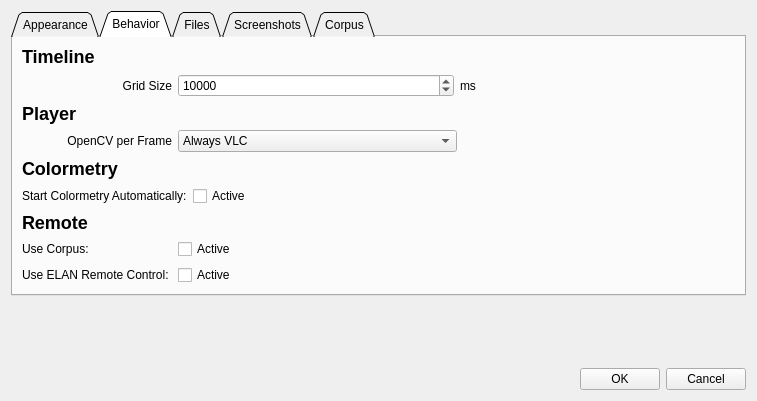
<?xml version="1.0" encoding="UTF-8"?>
<ui version="4.0">
 <class>DialogPreferences</class>
 <widget class="QDialog" name="DialogPreferences">
  <property name="geometry">
   <rect>
    <x>0</x>
    <y>0</y>
    <width>757</width>
    <height>401</height>
   </rect>
  </property>
  <property name="windowTitle">
   <string>Preferences</string>
  </property>
  <layout class="QVBoxLayout" name="verticalLayout">
   <item>
    <widget class="QTabWidget" name="tabWidget">
     <property name="sizePolicy">
      <sizepolicy hsizetype="Expanding" vsizetype="Preferred">
       <horstretch>0</horstretch>
       <verstretch>0</verstretch>
      </sizepolicy>
     </property>
     <property name="minimumSize">
      <size>
       <width>0</width>
       <height>0</height>
      </size>
     </property>
     <property name="tabPosition">
      <enum>QTabWidget::North</enum>
     </property>
     <property name="tabShape">
      <enum>QTabWidget::Triangular</enum>
     </property>
     <property name="currentIndex">
      <number>1</number>
     </property>
     <property name="elideMode">
      <enum>Qt::ElideNone</enum>
     </property>
     <widget class="QWidget" name="tab">
      <attribute name="title">
       <string>Appearance</string>
      </attribute>
      <layout class="QVBoxLayout" name="verticalLayout_2">
       <property name="leftMargin">
        <number>12</number>
       </property>
       <property name="topMargin">
        <number>12</number>
       </property>
       <property name="rightMargin">
        <number>12</number>
       </property>
       <property name="bottomMargin">
        <number>12</number>
       </property>
       <item>
        <layout class="QFormLayout" name="form_Global">
         <item row="0" column="0">
          <widget class="QLabel" name="label_2">
           <property name="text">
            <string>&lt;h2&gt;Global</string>
           </property>
          </widget>
         </item>
         <item row="1" column="0">
          <widget class="QLabel" name="label">
           <property name="text">
            <string>Theme:</string>
           </property>
          </widget>
         </item>
         <item row="1" column="1">
          <widget class="QComboBox" name="comboBox"/>
         </item>
         <item row="2" column="1">
          <widget class="QFontComboBox" name="font_Picker"/>
         </item>
         <item row="2" column="0">
          <widget class="QLabel" name="label_18">
           <property name="text">
            <string>Font:</string>
           </property>
          </widget>
         </item>
         <item row="3" column="0">
          <widget class="QLabel" name="label_19">
           <property name="text">
            <string>Font Size</string>
           </property>
          </widget>
         </item>
         <item row="3" column="1">
          <widget class="QSpinBox" name="spinBox_FontSize"/>
         </item>
        </layout>
       </item>
      </layout>
     </widget>
     <widget class="QWidget" name="tab_4">
      <attribute name="title">
       <string>Behavior</string>
      </attribute>
      <layout class="QVBoxLayout" name="verticalLayout_4">
       <item>
        <layout class="QVBoxLayout" name="verticalLayout_6">
         <item>
          <widget class="QLabel" name="label_12">
           <property name="text">
            <string>&lt;html&gt;&lt;head/&gt;&lt;body&gt;&lt;p&gt;&lt;span style=&quot; font-size:x-large; font-weight:600;&quot;&gt;Timeline&lt;/span&gt;&lt;/p&gt;&lt;/body&gt;&lt;/html&gt;</string>
           </property>
          </widget>
         </item>
         <item>
          <layout class="QHBoxLayout" name="horizontalLayout_3">
           <item>
            <widget class="QLabel" name="label_10">
             <property name="minimumSize">
              <size>
               <width>150</width>
               <height>0</height>
              </size>
             </property>
             <property name="text">
              <string>Grid Size</string>
             </property>
             <property name="alignment">
              <set>Qt::AlignRight|Qt::AlignTrailing|Qt::AlignVCenter</set>
             </property>
            </widget>
           </item>
           <item>
            <widget class="QSpinBox" name="spinBox_GridSize">
             <property name="sizePolicy">
              <sizepolicy hsizetype="Expanding" vsizetype="Fixed">
               <horstretch>0</horstretch>
               <verstretch>0</verstretch>
              </sizepolicy>
             </property>
             <property name="minimum">
              <number>1</number>
             </property>
             <property name="maximum">
              <number>100000</number>
             </property>
             <property name="singleStep">
              <number>10</number>
             </property>
             <property name="value">
              <number>10000</number>
             </property>
            </widget>
           </item>
           <item>
            <widget class="QLabel" name="label_11">
             <property name="sizePolicy">
              <sizepolicy hsizetype="Expanding" vsizetype="Preferred">
               <horstretch>0</horstretch>
               <verstretch>0</verstretch>
              </sizepolicy>
             </property>
             <property name="text">
              <string>ms</string>
             </property>
            </widget>
           </item>
          </layout>
         </item>
         <item>
          <widget class="QLabel" name="label_20">
           <property name="text">
            <string>&lt;html&gt;&lt;head/&gt;&lt;body&gt;&lt;p&gt;&lt;span style=&quot; font-size:x-large; font-weight:600;&quot;&gt;Player&lt;/span&gt;&lt;/p&gt;&lt;/body&gt;&lt;/html&gt;</string>
           </property>
          </widget>
         </item>
         <item>
          <layout class="QHBoxLayout" name="horizontalLayout_7">
           <item>
            <widget class="QLabel" name="label_21">
             <property name="minimumSize">
              <size>
               <width>150</width>
               <height>0</height>
              </size>
             </property>
             <property name="text">
              <string>OpenCV per Frame</string>
             </property>
             <property name="alignment">
              <set>Qt::AlignRight|Qt::AlignTrailing|Qt::AlignVCenter</set>
             </property>
            </widget>
           </item>
           <item>
            <widget class="QComboBox" name="comboBox_Source">
             <property name="sizePolicy">
              <sizepolicy hsizetype="Expanding" vsizetype="Fixed">
               <horstretch>0</horstretch>
               <verstretch>0</verstretch>
              </sizepolicy>
             </property>
             <item>
              <property name="text">
               <string>Always VLC</string>
              </property>
             </item>
             <item>
              <property name="text">
               <string>Always OpenCV</string>
              </property>
             </item>
             <item>
              <property name="text">
               <string>Timeline Scale Dependent</string>
              </property>
             </item>
            </widget>
           </item>
           <item>
            <spacer name="horizontalSpacer_2">
             <property name="orientation">
              <enum>Qt::Horizontal</enum>
             </property>
             <property name="sizeHint" stdset="0">
              <size>
               <width>40</width>
               <height>20</height>
              </size>
             </property>
            </spacer>
           </item>
          </layout>
         </item>
         <item>
          <widget class="QLabel" name="label_28">
           <property name="text">
            <string>&lt;html&gt;&lt;head/&gt;&lt;body&gt;&lt;p&gt;&lt;span style=&quot; font-size:x-large; font-weight:600;&quot;&gt;Colormetry&lt;/span&gt;&lt;/p&gt;&lt;/body&gt;&lt;/html&gt;</string>
           </property>
          </widget>
         </item>
         <item>
          <layout class="QHBoxLayout" name="horizontalLayout_18">
           <item>
            <widget class="QLabel" name="label_29">
             <property name="sizePolicy">
              <sizepolicy hsizetype="Maximum" vsizetype="Preferred">
               <horstretch>0</horstretch>
               <verstretch>0</verstretch>
              </sizepolicy>
             </property>
             <property name="minimumSize">
              <size>
               <width>150</width>
               <height>0</height>
              </size>
             </property>
             <property name="text">
              <string>Start Colormetry Automatically:</string>
             </property>
            </widget>
           </item>
           <item>
            <widget class="QCheckBox" name="checkBox_AutoColormetry">
             <property name="text">
              <string>Active</string>
             </property>
            </widget>
           </item>
          </layout>
         </item>
         <item>
          <widget class="QLabel" name="label_25">
           <property name="text">
            <string>&lt;html&gt;&lt;head/&gt;&lt;body&gt;&lt;p&gt;&lt;span style=&quot; font-size:x-large; font-weight:600;&quot;&gt;Remote&lt;/span&gt;&lt;/p&gt;&lt;/body&gt;&lt;/html&gt;</string>
           </property>
          </widget>
         </item>
         <item>
          <layout class="QHBoxLayout" name="horizontalLayout_16">
           <item>
            <widget class="QLabel" name="label_26">
             <property name="minimumSize">
              <size>
               <width>150</width>
               <height>0</height>
              </size>
             </property>
             <property name="text">
              <string>Use Corpus:</string>
             </property>
            </widget>
           </item>
           <item>
            <widget class="QCheckBox" name="checkBox_UseCorpus">
             <property name="sizePolicy">
              <sizepolicy hsizetype="Expanding" vsizetype="Fixed">
               <horstretch>0</horstretch>
               <verstretch>0</verstretch>
              </sizepolicy>
             </property>
             <property name="text">
              <string>Active</string>
             </property>
            </widget>
           </item>
          </layout>
         </item>
         <item>
          <layout class="QHBoxLayout" name="horizontalLayout_17">
           <item>
            <widget class="QLabel" name="label_27">
             <property name="minimumSize">
              <size>
               <width>150</width>
               <height>0</height>
              </size>
             </property>
             <property name="text">
              <string>Use ELAN Remote Control:</string>
             </property>
            </widget>
           </item>
           <item>
            <widget class="QCheckBox" name="checkBox_UseELANRemote">
             <property name="sizePolicy">
              <sizepolicy hsizetype="Expanding" vsizetype="Fixed">
               <horstretch>0</horstretch>
               <verstretch>0</verstretch>
              </sizepolicy>
             </property>
             <property name="text">
              <string>Active</string>
             </property>
            </widget>
           </item>
          </layout>
         </item>
        </layout>
       </item>
      </layout>
     </widget>
     <widget class="QWidget" name="tab_3">
      <attribute name="title">
       <string>Files</string>
      </attribute>
      <layout class="QVBoxLayout" name="verticalLayout_3">
       <property name="leftMargin">
        <number>12</number>
       </property>
       <property name="topMargin">
        <number>12</number>
       </property>
       <property name="rightMargin">
        <number>12</number>
       </property>
       <property name="bottomMargin">
        <number>12</number>
       </property>
       <item>
        <layout class="QVBoxLayout" name="verticalLayout_7">
         <item>
          <widget class="QLabel" name="label_16">
           <property name="text">
            <string>&lt;html&gt;&lt;head/&gt;&lt;body&gt;&lt;p&gt;&lt;span style=&quot; font-size:x-large; font-weight:600;&quot;&gt;Paths&lt;/span&gt;&lt;/p&gt;&lt;/body&gt;&lt;/html&gt;</string>
           </property>
          </widget>
         </item>
         <item>
          <layout class="QHBoxLayout" name="horizontalLayout_4">
           <item>
            <widget class="QLabel" name="label_17">
             <property name="minimumSize">
              <size>
               <width>150</width>
               <height>0</height>
              </size>
             </property>
             <property name="text">
              <string>Project Root:</string>
             </property>
             <property name="alignment">
              <set>Qt::AlignRight|Qt::AlignTrailing|Qt::AlignVCenter</set>
             </property>
            </widget>
           </item>
           <item>
            <widget class="QLineEdit" name="lineEdit_ProjectsFolder"/>
           </item>
           <item>
            <widget class="QPushButton" name="btn_BrowseProjectsFolder">
             <property name="text">
              <string>Browse</string>
             </property>
            </widget>
           </item>
          </layout>
         </item>
         <item>
          <widget class="QLabel" name="label_3">
           <property name="text">
            <string>&lt;h2&gt;Autosave</string>
           </property>
          </widget>
         </item>
         <item>
          <layout class="QHBoxLayout" name="horizontalLayout_8">
           <item>
            <widget class="QLabel" name="label_4">
             <property name="minimumSize">
              <size>
               <width>150</width>
               <height>0</height>
              </size>
             </property>
             <property name="text">
              <string>Autosave:</string>
             </property>
             <property name="alignment">
              <set>Qt::AlignRight|Qt::AlignTrailing|Qt::AlignVCenter</set>
             </property>
            </widget>
           </item>
           <item>
            <widget class="QCheckBox" name="checkBox_Autosave">
             <property name="sizePolicy">
              <sizepolicy hsizetype="Expanding" vsizetype="Fixed">
               <horstretch>0</horstretch>
               <verstretch>0</verstretch>
              </sizepolicy>
             </property>
             <property name="text">
              <string/>
             </property>
             <property name="checked">
              <bool>false</bool>
             </property>
            </widget>
           </item>
          </layout>
         </item>
         <item>
          <layout class="QHBoxLayout" name="horizontalLayout_9">
           <item>
            <widget class="QLabel" name="label_5">
             <property name="minimumSize">
              <size>
               <width>150</width>
               <height>0</height>
              </size>
             </property>
             <property name="text">
              <string>Time until Autosave:</string>
             </property>
             <property name="alignment">
              <set>Qt::AlignRight|Qt::AlignTrailing|Qt::AlignVCenter</set>
             </property>
            </widget>
           </item>
           <item>
            <widget class="QSpinBox" name="spinBox_AutosaveTime">
             <property name="sizePolicy">
              <sizepolicy hsizetype="Expanding" vsizetype="Fixed">
               <horstretch>0</horstretch>
               <verstretch>0</verstretch>
              </sizepolicy>
             </property>
            </widget>
           </item>
          </layout>
         </item>
         <item>
          <widget class="QLabel" name="label_22">
           <property name="text">
            <string>&lt;html&gt;&lt;head/&gt;&lt;body&gt;&lt;p&gt;&lt;span style=&quot; font-size:x-large; font-weight:600;&quot;&gt;Update&lt;/span&gt;&lt;/p&gt;&lt;/body&gt;&lt;/html&gt;</string>
           </property>
          </widget>
         </item>
         <item>
          <layout class="QHBoxLayout" name="horizontalLayout_5">
           <item>
            <widget class="QLabel" name="label_23">
             <property name="minimumSize">
              <size>
               <width>150</width>
               <height>0</height>
              </size>
             </property>
             <property name="text">
              <string>Update Path:</string>
             </property>
             <property name="alignment">
              <set>Qt::AlignRight|Qt::AlignTrailing|Qt::AlignVCenter</set>
             </property>
            </widget>
           </item>
           <item>
            <widget class="QLineEdit" name="lineEdit_UpdateSource"/>
           </item>
          </layout>
         </item>
        </layout>
       </item>
       <item>
        <widget class="Line" name="line">
         <property name="orientation">
          <enum>Qt::Horizontal</enum>
         </property>
        </widget>
       </item>
      </layout>
     </widget>
     <widget class="QWidget" name="tab_2">
      <attribute name="title">
       <string>Screenshots</string>
      </attribute>
      <layout class="QVBoxLayout" name="verticalLayout_8">
       <property name="sizeConstraint">
        <enum>QLayout::SetDefaultConstraint</enum>
       </property>
       <property name="leftMargin">
        <number>12</number>
       </property>
       <property name="topMargin">
        <number>12</number>
       </property>
       <property name="rightMargin">
        <number>12</number>
       </property>
       <property name="bottomMargin">
        <number>12</number>
       </property>
       <item>
        <widget class="QLabel" name="label_7">
         <property name="text">
          <string>&lt;html&gt;&lt;head/&gt;&lt;body&gt;&lt;p&gt;&lt;span style=&quot; font-size:12pt; font-weight:600;&quot;&gt;General&lt;/span&gt;&lt;/p&gt;&lt;/body&gt;&lt;/html&gt;</string>
         </property>
        </widget>
       </item>
       <item>
        <layout class="QHBoxLayout" name="horizontalLayout_10">
         <item>
          <widget class="QLabel" name="label_9">
           <property name="minimumSize">
            <size>
             <width>150</width>
             <height>0</height>
            </size>
           </property>
           <property name="text">
            <string>Save Screenshots Static:</string>
           </property>
           <property name="alignment">
            <set>Qt::AlignRight|Qt::AlignTrailing|Qt::AlignVCenter</set>
           </property>
          </widget>
         </item>
         <item>
          <widget class="QCheckBox" name="checkBox_scrStaticSave">
           <property name="sizePolicy">
            <sizepolicy hsizetype="Expanding" vsizetype="Fixed">
             <horstretch>0</horstretch>
             <verstretch>0</verstretch>
            </sizepolicy>
           </property>
           <property name="text">
            <string/>
           </property>
          </widget>
         </item>
        </layout>
       </item>
       <item>
        <widget class="QLabel" name="label_6">
         <property name="text">
          <string>&lt;html&gt;&lt;head/&gt;&lt;body&gt;&lt;p&gt;&lt;span style=&quot; font-size:x-large; font-weight:600;&quot;&gt;Export&lt;/span&gt;&lt;/p&gt;&lt;/body&gt;&lt;/html&gt;</string>
         </property>
        </widget>
       </item>
       <item>
        <layout class="QHBoxLayout" name="horizontalLayout_11">
         <item>
          <widget class="QLabel" name="label_8">
           <property name="sizePolicy">
            <sizepolicy hsizetype="Preferred" vsizetype="Expanding">
             <horstretch>0</horstretch>
             <verstretch>0</verstretch>
            </sizepolicy>
           </property>
           <property name="minimumSize">
            <size>
             <width>150</width>
             <height>0</height>
            </size>
           </property>
           <property name="text">
            <string>Naming Convention:</string>
           </property>
           <property name="alignment">
            <set>Qt::AlignRight|Qt::AlignTop|Qt::AlignTrailing</set>
           </property>
          </widget>
         </item>
         <item>
          <layout class="QVBoxLayout" name="verticalLayout_5">
           <item>
            <widget class="QWidget" name="widget_naming_convention" native="true">
             <layout class="QHBoxLayout" name="horizontalLayout_2">
              <item>
               <widget class="QComboBox" name="cB_Naming1">
                <property name="sizePolicy">
                 <sizepolicy hsizetype="Expanding" vsizetype="Fixed">
                  <horstretch>0</horstretch>
                  <verstretch>0</verstretch>
                 </sizepolicy>
                </property>
               </widget>
              </item>
              <item>
               <widget class="QComboBox" name="cB_Naming2">
                <property name="sizePolicy">
                 <sizepolicy hsizetype="Expanding" vsizetype="Fixed">
                  <horstretch>0</horstretch>
                  <verstretch>0</verstretch>
                 </sizepolicy>
                </property>
               </widget>
              </item>
              <item>
               <widget class="QComboBox" name="cB_Naming3">
                <property name="sizePolicy">
                 <sizepolicy hsizetype="Expanding" vsizetype="Fixed">
                  <horstretch>0</horstretch>
                  <verstretch>0</verstretch>
                 </sizepolicy>
                </property>
               </widget>
              </item>
             </layout>
            </widget>
           </item>
           <item>
            <layout class="QHBoxLayout" name="horizontalLayout_6">
             <property name="leftMargin">
              <number>9</number>
             </property>
             <property name="topMargin">
              <number>9</number>
             </property>
             <property name="rightMargin">
              <number>9</number>
             </property>
             <property name="bottomMargin">
              <number>9</number>
             </property>
             <item>
              <widget class="QComboBox" name="cB_Naming4">
               <property name="sizePolicy">
                <sizepolicy hsizetype="Expanding" vsizetype="Fixed">
                 <horstretch>0</horstretch>
                 <verstretch>0</verstretch>
                </sizepolicy>
               </property>
              </widget>
             </item>
             <item>
              <widget class="QComboBox" name="cB_Naming5">
               <property name="sizePolicy">
                <sizepolicy hsizetype="Expanding" vsizetype="Fixed">
                 <horstretch>0</horstretch>
                 <verstretch>0</verstretch>
                </sizepolicy>
               </property>
              </widget>
             </item>
             <item>
              <widget class="QComboBox" name="cB_Naming6">
               <property name="sizePolicy">
                <sizepolicy hsizetype="Expanding" vsizetype="Fixed">
                 <horstretch>0</horstretch>
                 <verstretch>0</verstretch>
                </sizepolicy>
               </property>
              </widget>
             </item>
            </layout>
           </item>
          </layout>
         </item>
        </layout>
       </item>
      </layout>
     </widget>
     <widget class="QWidget" name="tabCorpus">
      <attribute name="title">
       <string>Corpus</string>
      </attribute>
      <layout class="QVBoxLayout" name="verticalLayout_9">
       <item>
        <layout class="QHBoxLayout" name="horizontalLayout_12">
         <item>
          <widget class="QLabel" name="label_24">
           <property name="minimumSize">
            <size>
             <width>150</width>
             <height>0</height>
            </size>
           </property>
           <property name="text">
            <string>User Name</string>
           </property>
           <property name="alignment">
            <set>Qt::AlignRight|Qt::AlignTrailing|Qt::AlignVCenter</set>
           </property>
          </widget>
         </item>
         <item>
          <widget class="QLineEdit" name="lineEdit_UserName"/>
         </item>
        </layout>
       </item>
       <item>
        <layout class="QHBoxLayout" name="horizontalLayout_13">
         <item>
          <widget class="QLabel" name="label_13">
           <property name="minimumSize">
            <size>
             <width>150</width>
             <height>0</height>
            </size>
           </property>
           <property name="text">
            <string>Corpus IP:</string>
           </property>
           <property name="alignment">
            <set>Qt::AlignRight|Qt::AlignTrailing|Qt::AlignVCenter</set>
           </property>
          </widget>
         </item>
         <item>
          <widget class="QLineEdit" name="lineEdit_CorpusIP"/>
         </item>
        </layout>
       </item>
       <item>
        <layout class="QHBoxLayout" name="horizontalLayout_14">
         <item>
          <widget class="QLabel" name="label_14">
           <property name="minimumSize">
            <size>
             <width>150</width>
             <height>0</height>
            </size>
           </property>
           <property name="text">
            <string>Corpus Port:</string>
           </property>
           <property name="alignment">
            <set>Qt::AlignRight|Qt::AlignTrailing|Qt::AlignVCenter</set>
           </property>
          </widget>
         </item>
         <item>
          <widget class="QLineEdit" name="lineEdit_CorpusPort"/>
         </item>
        </layout>
       </item>
       <item>
        <layout class="QHBoxLayout" name="horizontalLayout_15">
         <item>
          <widget class="QLabel" name="label_15">
           <property name="minimumSize">
            <size>
             <width>150</width>
             <height>0</height>
            </size>
           </property>
           <property name="text">
            <string>Corpus Password:</string>
           </property>
           <property name="alignment">
            <set>Qt::AlignRight|Qt::AlignTrailing|Qt::AlignVCenter</set>
           </property>
          </widget>
         </item>
         <item>
          <widget class="QLineEdit" name="lineEdit_CorpusPW"/>
         </item>
        </layout>
       </item>
      </layout>
     </widget>
    </widget>
   </item>
   <item>
    <spacer name="verticalSpacer">
     <property name="orientation">
      <enum>Qt::Vertical</enum>
     </property>
     <property name="sizeType">
      <enum>QSizePolicy::Expanding</enum>
     </property>
     <property name="sizeHint" stdset="0">
      <size>
       <width>20</width>
       <height>40</height>
      </size>
     </property>
    </spacer>
   </item>
   <item>
    <layout class="QHBoxLayout" name="horizontalLayout">
     <item>
      <spacer name="horizontalSpacer">
       <property name="orientation">
        <enum>Qt::Horizontal</enum>
       </property>
       <property name="sizeHint" stdset="0">
        <size>
         <width>40</width>
         <height>20</height>
        </size>
       </property>
      </spacer>
     </item>
     <item>
      <widget class="QPushButton" name="btn_Ok">
       <property name="text">
        <string>OK</string>
       </property>
      </widget>
     </item>
     <item>
      <widget class="QPushButton" name="btn_Cancel">
       <property name="text">
        <string>Cancel</string>
       </property>
      </widget>
     </item>
    </layout>
   </item>
  </layout>
 </widget>
 <resources/>
 <connections/>
</ui>
